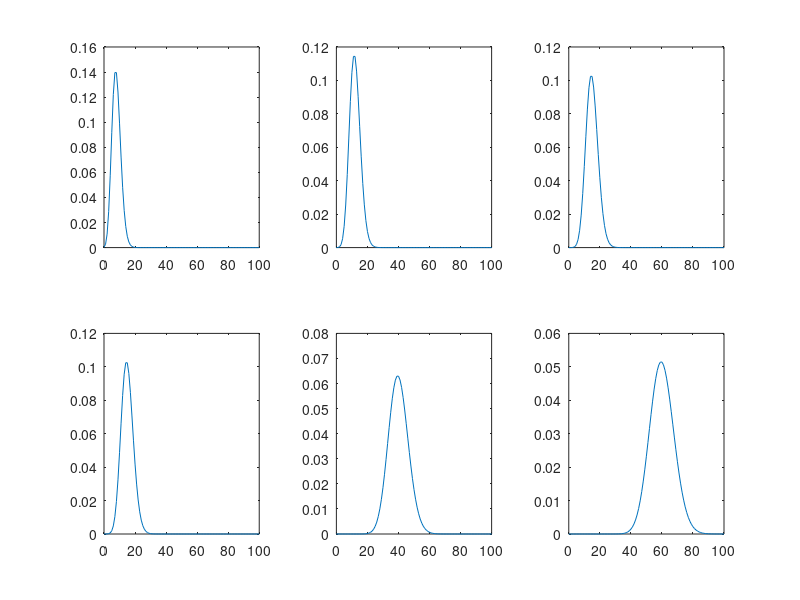

Reproduce this figure in MATLAB.
x = 0:1:100;
fClassDistrMeans = [8, 12, 15, 15, 40, 60];

nArrivals_wtpGrps = [poisspdf(x,fClassDistrMeans(1));...
                     poisspdf(x,fClassDistrMeans(2));...
                     poisspdf(x,fClassDistrMeans(3));...
                     poisspdf(x,fClassDistrMeans(4));...
                     poisspdf(x,fClassDistrMeans(5));...
                     poisspdf(x,fClassDistrMeans(6))];

for ind=1:6
    subplot(2,3,ind);      
    plot(x,nArrivals_wtpGrps(ind,:))
end

